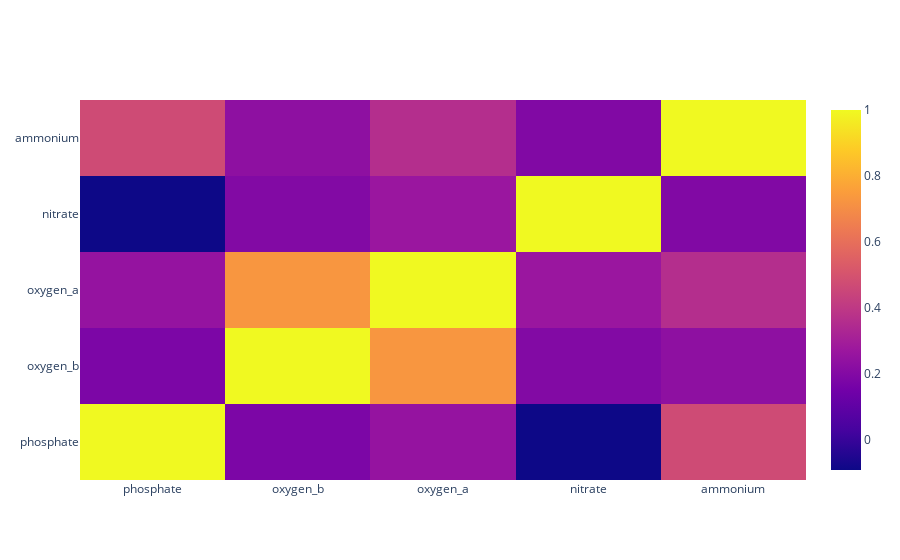

The notebook cell this image was saved under:
### Code cell
if __name__ == "__main__":
    # Create necessary folders if they don't exist
    create_folders_if_not_exist(INPUT_FOLDER, CONVERTED_FOLDER, RESAMPLED_FOLDER)

    # Delete files if they already exist
    delete_file_if_exists(MERGED_CSV_PATH)  # For example, delete the merged CSV file if it exists

    # Convert CSV files to Series
    convert_csv_to_series(INPUT_FOLDER, CONVERTED_FOLDER)

    # Resample CSV files
    resample_csv_files(CONVERTED_FOLDER, RESAMPLED_FOLDER)

    # Merge resampled CSV files
    merge_resampled_csv_files(RESAMPLED_FOLDER, MERGED_CSV_PATH)

    # Calculate correlations and plot
    calculate_correlations_and_plot(MERGED_CSV_PATH)

### Figure 1 — Plotly figure (JSON) as saved in the notebook; plotly's stock layout.template omitted (floating-point values rounded to 4 significant figures)
{"data": [{"type": "heatmap", "x": ["phosphate", "oxygen_b", "oxygen_a", "nitrate", "ammonium"], "y": ["phosphate", "oxygen_b", "oxygen_a", "nitrate", "ammonium"], "z": [[1, 0.1803, 0.2529, -0.09094, 0.4684], [0.1803, 1, 0.7292, 0.1988, 0.2337], [0.2529, 0.7292, 1, 0.2657, 0.3608], [-0.09094, 0.1988, 0.2657, 1, 0.1959], [0.4684, 0.2337, 0.3608, 0.1959, 1]]}], "layout": {}}
